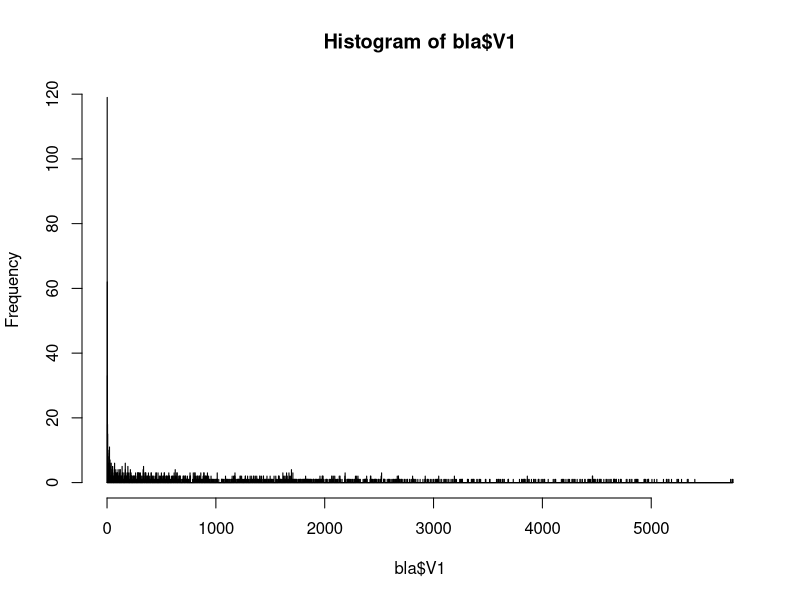
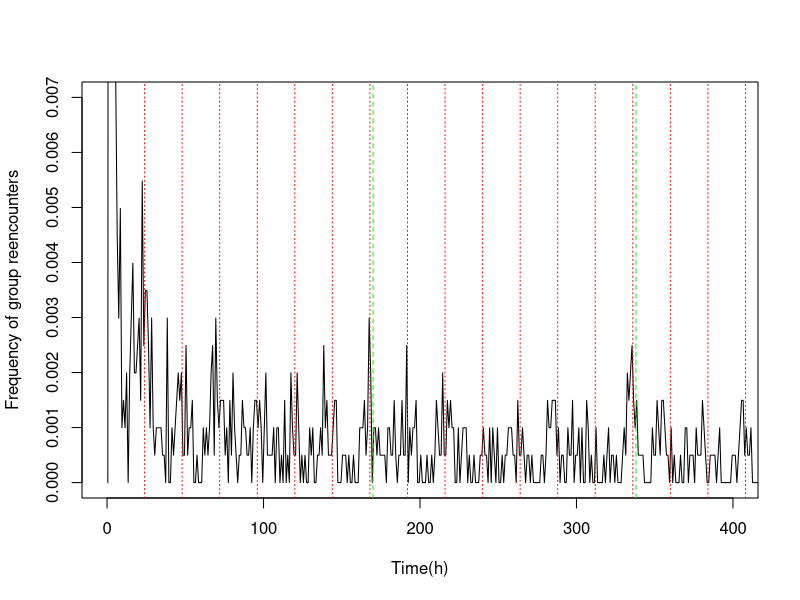
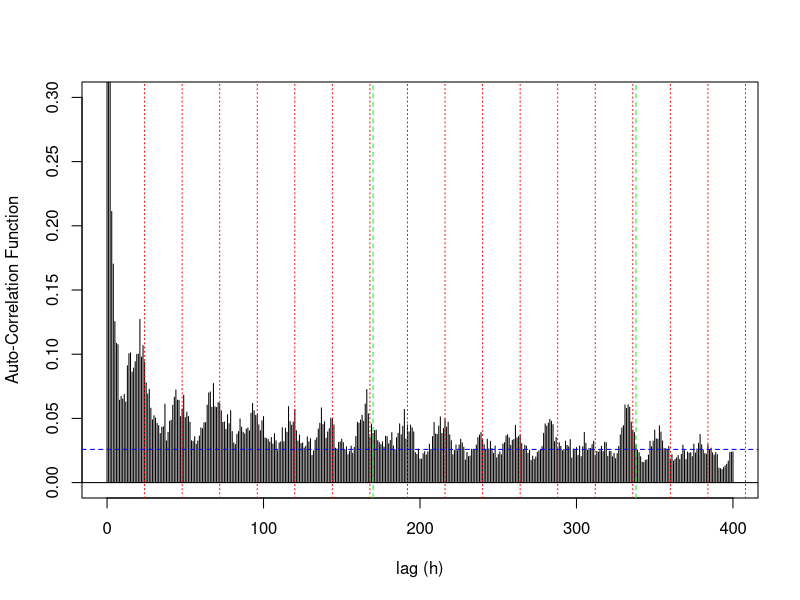

Generate these figures, in order, with R:
suppressMessages(library(splines))



bla = read.csv("ict.csv",head=F)
a = hist(bla$V1,breaks = seq(0,max(bla$V1),by=1))
png("periodicity.png")
plot(a$mids,a$density,type="l",ylim = c(0,0.007),xlim = c(0,400), xlab = "Time(h)", ylab="Frequency of group reencounters")
abline(v=seq(24,720,by=24),lty=3,col="red",lwd=1)
abline(v=seq(7*24+2,720,by=7*24),lty=2,col="green",lwd=1)
dev.off()

png("auto_corr.png")
acf(a$density, lag.max = 400,xlab="lag (h)",ylab="Auto-Correlation Function", main="",,ylim = c(0,0.3))
abline(v=seq(24,720,by=24),lty=3,col="red",lwd=1)
abline(v=seq(7*24+2,720,by=7*24),lty=2,col="green",lwd=1)
dev.off()
